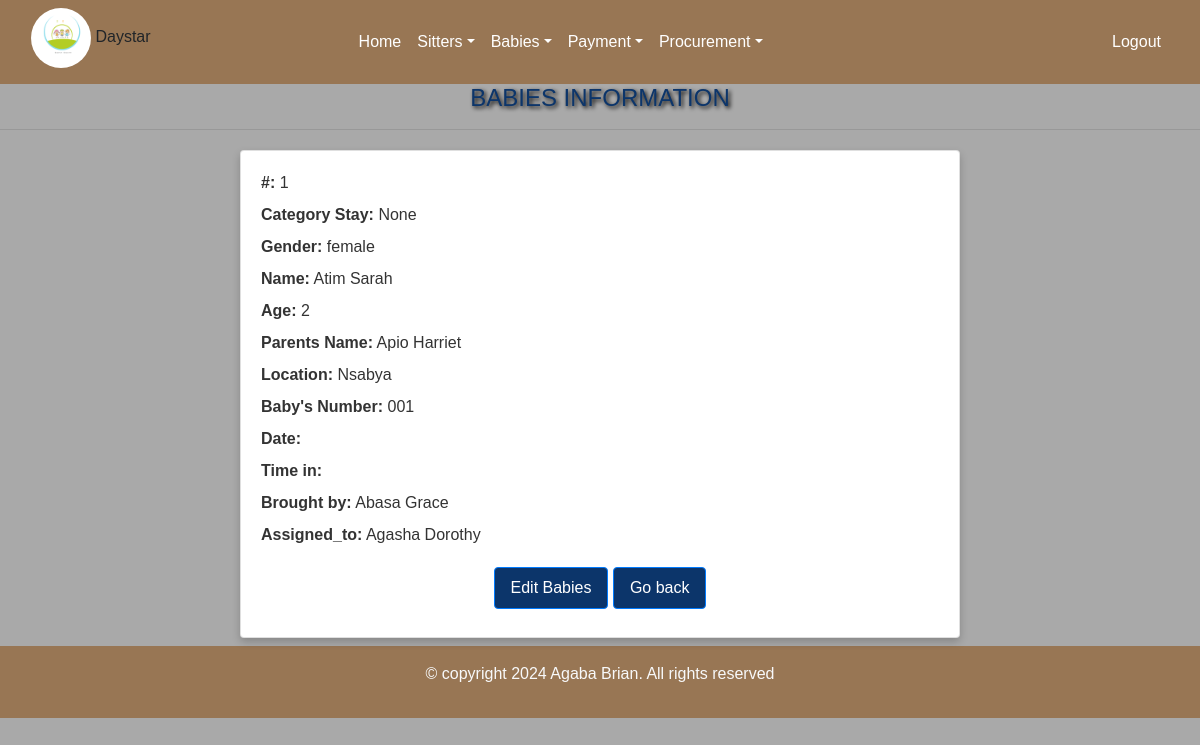
/read/1/ (signed in), run on the app's committed database.
### day/models.py (models this page shows, shortened)
class Babiesform(models.Model):
    c_stay=models.ForeignKey(Categorystay ,on_delete=models.CASCADE,default=1,null=True,blank=True)
    name_of_the_baby=models.CharField(max_length=200,)
    gender=models.CharField(choices=[('male', 'Male'),('female', 'Female')], max_length=100)
    age=models.IntegerField(default=0)
    parents_name=models.CharField(max_length=200)
    location=models.CharField(max_length=50)
    babys_number=models.CharField(max_length=100,unique=True)
    arrival_time=models.DateTimeField()
    care_taker=models.CharField(max_length=200)
    Assigned_to=models.ForeignKey(Sitter_arrival,on_delete=models.CASCADE)
    created_at=models.DateTimeField(auto_now_add=True, null=True)

class Sitter_arrival(models.Model):
    sitter_name=models.ForeignKey(Sitterform, on_delete=models.CASCADE)
    sitter_number=models.CharField(max_length=100,unique=True)
    date_of_arrival=models.DateTimeField()
    Attendancestatus=models.CharField(choices=[('onduty', 'onduty')], max_length=100)
    created_at=models.DateTimeField(auto_now_add=True, null=True)
    def __str__(self):
        return str(self.sitter_name)

class Sitterform(models.Model):
    name=models.CharField(max_length=200)
    gender=models.CharField(choices=[('male', 'Male'),('Female', 'Female')], max_length=100)
    location=models.CharField(choices=[('kabalagala', 'kabalagala')], max_length=100)
    date_of_birth=models.DateField(default=timezone.now)
    next_of_kin=models.CharField( max_length=200)
    national_identification_number=models.CharField(max_length=200,validators=[NINvalidate])
    recommenders_name=models.CharField(max_length=200)
    religon=models.CharField(max_length=200,null=True, blank=True)
    level_of_education=models.CharField( choices=[('Diploma','Diploma'),('Highschool certificate','Highschool certificate'),('Others','Others')],max_length=200)
    sitter_number=models.CharField(unique=True,max_length=100)
    contacts=models.CharField(max_length=100,validators=[contactvalidate])
    date=models.DateField(default=timezone.now)
    def __str__(self):
        return self.name

### day/views.py (the view)
# urls.py: path('read/<int:id>/', views.read, name='read'),
@login_required
def read(request,id):
   babies_info=Babiesform.objects.get(id=id)
   return render(request,'read.html',{'babies_info':babies_info})

### day/templates/read.html (shortened to what this page needs)
{% extends 'base.html' %}
{% load static %}
{% block content %}
<h4 class="mb-3">BABIES INFORMATION </h4><hr>
<div class="card">
    <div class="card-body">
        <p><strong>#:</strong> {{ babies_info.id }}</p>
        <p><strong>Category Stay:</strong> {{ babies_info.c_stay }}</p>
        <p><strong>Gender:</strong> {{ babies_info.gender }}</p>
        <p><strong>Name:</strong> {{ babies_info.name_of_the_baby }}</p>
        <p><strong>Age:</strong> {{ babies_info.age }}</p>
        <p><strong>Parents Name:</strong> {{ babies_info.parents_name }}</p>
        <p><strong>Location:</strong> {{ babies_info.location }}</p>
        <p><strong>Baby's Number:</strong> {{ babies_info.babys_number }}</p>
        <p><strong>Date:</strong> {{ babies_info.date }}</p>
        <p><strong>Time in:</strong> {{ babies_info.timein }}</p>
        <p><strong>Brought by:</strong> {{ babies_info.care_taker }}</p>
        <p><strong>Assigned_to:</strong> {{ babies_info.Assigned_to }}</p>
        <div class="btn-container">
            <a href="{% url 'edit' id=babies_info.id %}" class="btn btn-primary mb-2">Edit Babies</a>
            <a href="/babiesform" class="btn btn-primary mb-2">Go back</a>
        </div>
    </div>
</div>
{% endblock %}

### day/templates/read.html (style rules this page uses)
h4 { text-align: center; color: #0C356A; text-shadow: 2px 2px 4px #000000; }
.card { width: 60%; margin: auto; margin-top: 20px; box-shadow: 0 4px 8px 0 rgba(0, 0, 0, 0.2); transition: 0.3s; background-color: #ffffff; }
.card-body { padding: 20px; }
body { background-color:darkgray; font-family: Arial, sans-serif; }
.card-body p { margin-bottom: 8px; font-size: 16px; color: #333333; }
.btn-container { text-align: center; margin-top: 20px; }
.btn-primary { background-color: #094f9f; }
.btn { background-color: #0c356a; color: white; transition: background-color 0.7s; text-decoration: none; padding: 8px 16px; border-radius: 4px; }

### data on the page
Babiesform: id "1", c_stay "None", gender "female", name_of_the_baby "Atim Sarah", age "2", parents_name "Apio Harriet", location "Nsabya", babys_number "001", care_taker "Abasa Grace", Assigned_to "Agasha Dorothy"
